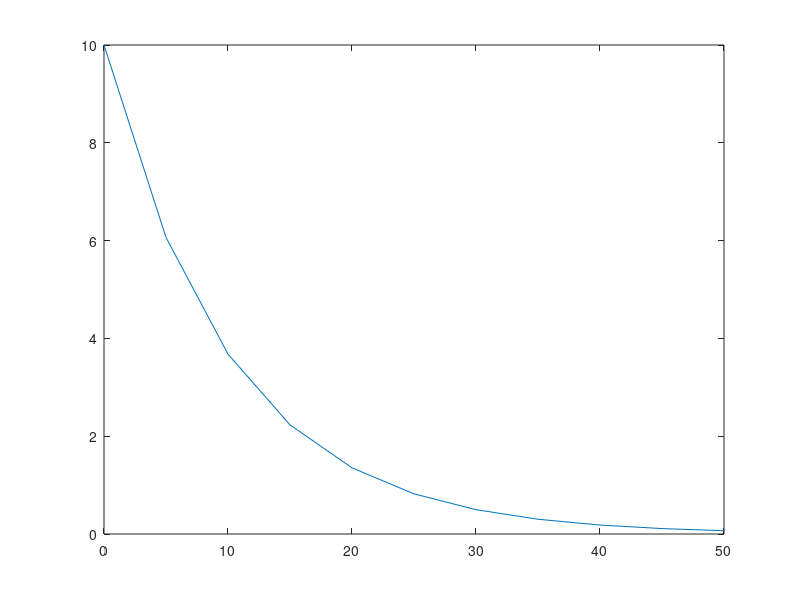

The MATLAB source for this figure:
clear all
% decay.m 

%rate constant 
k=0.1;

%initial concenttration 
y_0 =10;

% %time varieble
 t= 0:5:50;
% 
% %cal y
% y(idx) = y_0*exp(-k*t(idx))

%for loop 
for idx = 1:length(t)
    y(idx)=y_0*exp(-k*t(idx));
end

plot (t,y)
